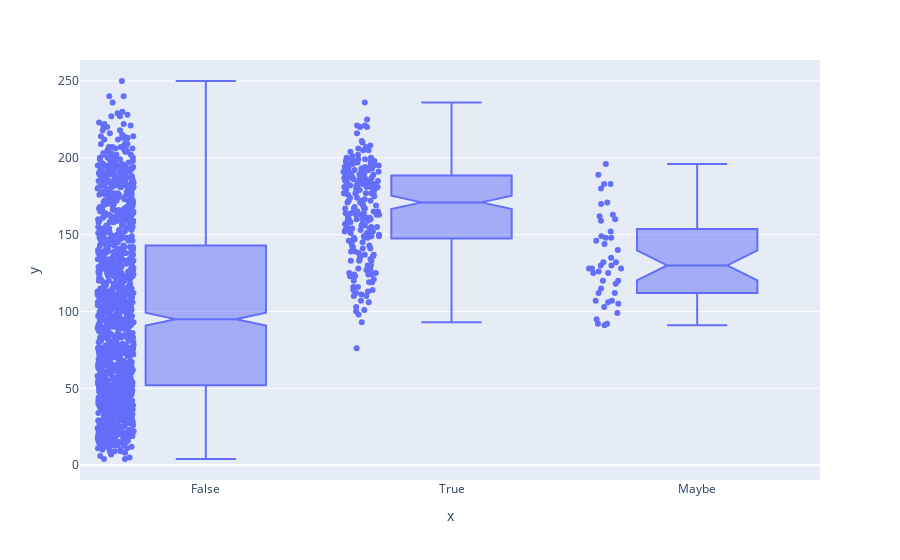

Here is the notebook cell this chart was saved with:
### Markdown cell above
# Plot

### Code cell
import plotly.express as px
#fig = px.box(all_metrics, x=("Labels","Value","",""), y=("Values","Color","Center","V"))
fig = px.box(y=all_metrics[("Values","Color","Center","V")].values,
             x=all_metrics[("Labels","Value")].values, points="all", notched=True, boxmode="group")
fig.show()

### Figure 1 — Plotly figure (JSON) as saved in the notebook; plotly's stock layout.template omitted (floating-point values rounded to 4 significant figures; data arrays with more than 128 entries replaced by an {"elided": "..."} marker saying what was removed)
{"data": [{"alignmentgroup": "True", "boxpoints": "all", "hovertemplate": "x=%{x}<br>y=%{y}<extra></extra>", "legendgroup": "", "marker": {"color": "#636efa"}, "name": "", "notched": true, "offsetgroup": "", "orientation": "v", "showlegend": false, "x": {"elided": "1450 str values"}, "x0": " ", "xaxis": "x", "y": {"elided": "1450 int values"}, "y0": " ", "yaxis": "y", "type": "box"}], "layout": {"xaxis": {"anchor": "y", "domain": [0.0, 1.0], "title": {"text": "x"}}, "yaxis": {"anchor": "x", "domain": [0.0, 1.0], "title": {"text": "y"}}, "legend": {"tracegroupgap": 0}, "margin": {"t": 60}, "boxmode": "group"}}
